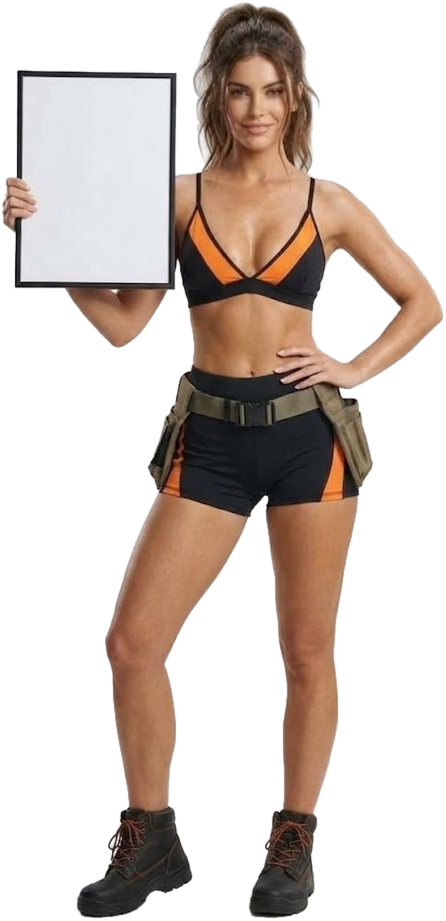
#> input picture assets/front.png, 892 x 1842 px (shown at 1/2 size)
$ python -i build_date.py   (imports and definitions only)
#> lines starting #> are read from the running program, lines starting #| are printed output that depends on the picture; after the words box and inside, x2 and y2 are one past the last pixel; in counts of white or black regions, pixels touching at a corner belong together
#> further down, picture is the input picture: PIL image 892x1842 RGBA; mean R, G, B, A 187.5, 175.7, 168.4, 106.9
"""Собирает сайт AR-фото: вписывает сегодняшнюю дату в табличку и собирает standee.glb в повышенном качестве (2K).

Запуск:  python build_date.py                 -> папка _site с index.html и standee.glb
         DATE=2026-12-31 python build_date.py  -> собрать на конкретную дату (для проверки)
"""
import datetime as dt
import hashlib
import io
import json
import os
import shutil
import struct
from zoneinfo import ZoneInfo
import numpy as np
from PIL import Image, ImageDraw, ImageFilter, ImageFont
from scipy import ndimage

TZ = ZoneInfo('Asia/Yekaterinburg')      # дата меняется в полночь по Екатеринбургу
GAP = 0.0015                             # минимальный зазор (1.5 мм) между передом и спиной, чтобы задник не выглядывал сбоку
ROOT = os.path.dirname(os.path.abspath(__file__))
A = os.path.join(ROOT, 'assets')         # здесь же лежат шрифты
OUT = os.path.join(ROOT, '_site')

RESAMPLE_BICUBIC = getattr(Image, 'Resampling', Image).BICUBIC
RESAMPLE_LANCZOS = getattr(Image, 'Resampling', Image).LANCZOS
TRANSFORM_PERSPECTIVE = getattr(Image, 'Transform', Image).PERSPECTIVE

# Коэффициент повышения разрешения текстур модели (1.5x -> ~2560..2880px по высоте для максимальной чёткости лица и таблички)
UPSCALE = 1.5
MAX_FIG_HEIGHT = 2400

# Девушки календаря. Новая девушка = папка в assets (front.png, back.png, sign.json) + строка здесь.
#   assets — папка с картинками, out — папка на сайте ('' = главная страница),
#   height — высота силуэта от верхней точки (макушка или поднятая рука/мольберт) до подошвы, м
#   live — True, если в папке есть «живое» видео (live.mp4 + live.json)
FIGURES = [
    {'assets': 'assets',            'out': '',           'height': 1.70},
    {'assets': 'assets/balerina',   'out': 'balerina',   'height': 1.98, 'live': True},   # рука поднята, на пуантах; живое видео
    {'assets': 'assets/skripachka', 'out': 'skripachka', 'height': 1.74, 'live': True},   # скрипачка с табличкой; живое видео 2K
    {'assets': 'assets/xydochnica', 'out': 'xydochnica', 'height': 1.76, 'live': True},   # художница у мольберта; живое видео 2K
]

MONTHS = ['января', 'февраля', 'марта', 'апреля', 'мая', 'июня', 'июля',
          'августа', 'сентября', 'октября', 'ноября', 'декабря']
WEEKDAYS = ['понедельник', 'вторник', 'среда', 'четверг', 'пятница', 'суббота', 'воскресенье']
ORANGE = (242, 107, 20); INK = (24, 24, 26); GREY = (120, 120, 124)


# [4 lines left out: function today, not called in this run]


def font(bold, size):
    return ImageFont.truetype(os.path.join(A, 'font-bold.ttf' if bold else 'font.ttf'), size)


# [55 lines left out: functions fit, sign_card, perspective_coeffs, not called in this run]


def enhance_and_decontaminate(im, scale=UPSCALE):
    """Повышает детализацию текстуры (Lanczos + UnsharpMask) и очищает полупрозрачные края от белого ореола."""
#> called with scale = 1.5
    if scale and abs(scale - 1.0) > 1e-3:
        nw, nh = round(im.width * scale), round(im.height * scale)
#> nw = 1338; nh = 2763
        rgb_im = im.convert('RGB').resize((nw, nh), RESAMPLE_LANCZOS)
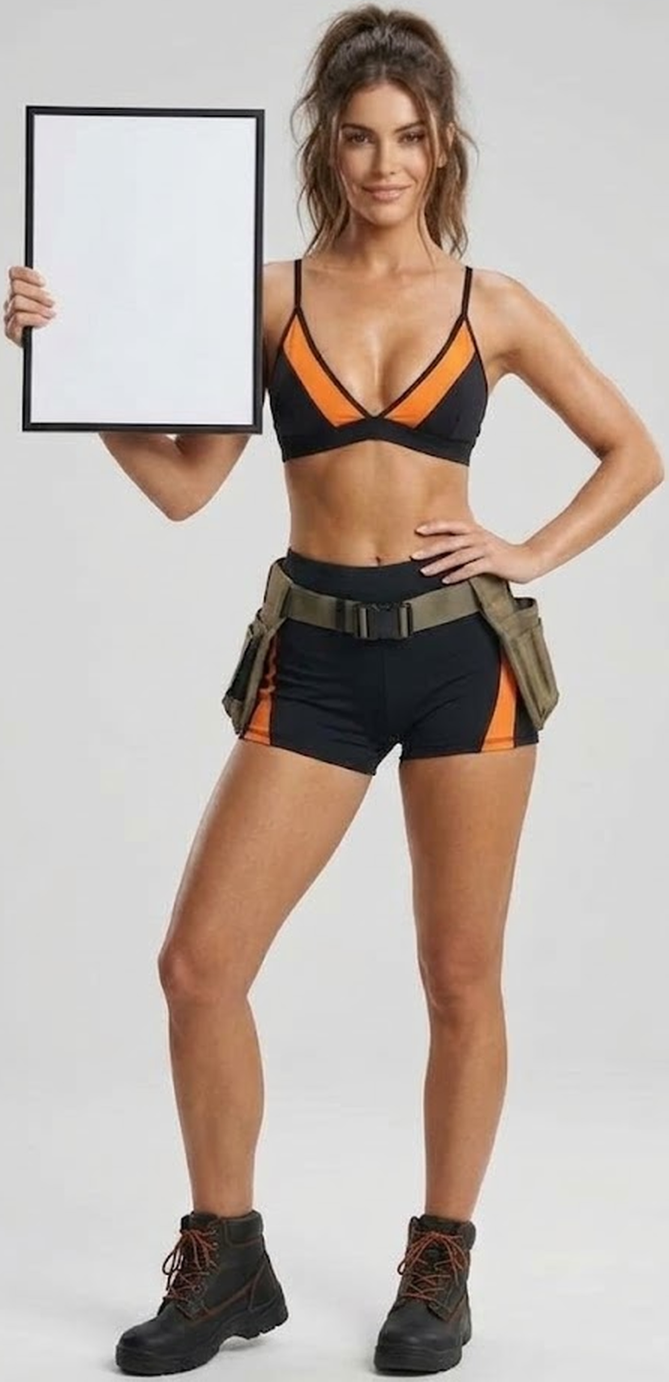
#> rgb_im: PIL image 1338x2763 RGB (shown at 1/2 size); mean R, G, B 187.5, 175.7, 168.4
        rgb_im = rgb_im.filter(ImageFilter.UnsharpMask(radius=1.2, percent=60, threshold=3))
        alpha_im = im.split()[3].resize((nw, nh), RESAMPLE_LANCZOS)
    else:
        rgb_im = im.convert('RGB').filter(ImageFilter.UnsharpMask(radius=1.0, percent=45, threshold=3))
        alpha_im = im.split()[3]

    c = np.array(rgb_im, dtype=np.uint8)
    a = np.array(alpha_im, dtype=np.uint8)
    # Заполняем внешние и полупрозрачные краевые пиксели цветом ближайшего плотного пикселя внутри фигуры (убирает светлую кайму)
    core = a > 210
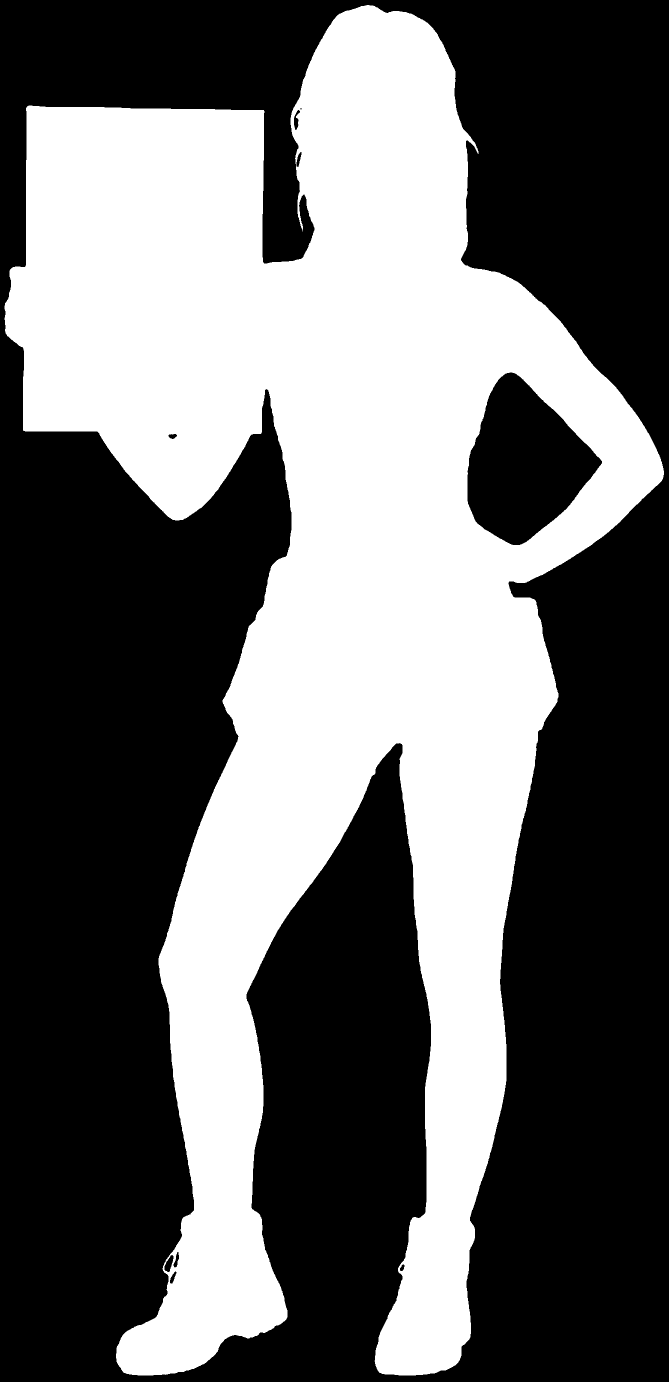
#> core: shape (2763, 1338) bool (shown at 1/2 size); 41.3% white; 1 white region, box (x1, y1, x2, y2) and area: (9, 10, 1328, 2751) 1527682
    if np.any(core) and not np.all(core):
        _, (iy, ix) = ndimage.distance_transform_edt(~core, return_indices=True)
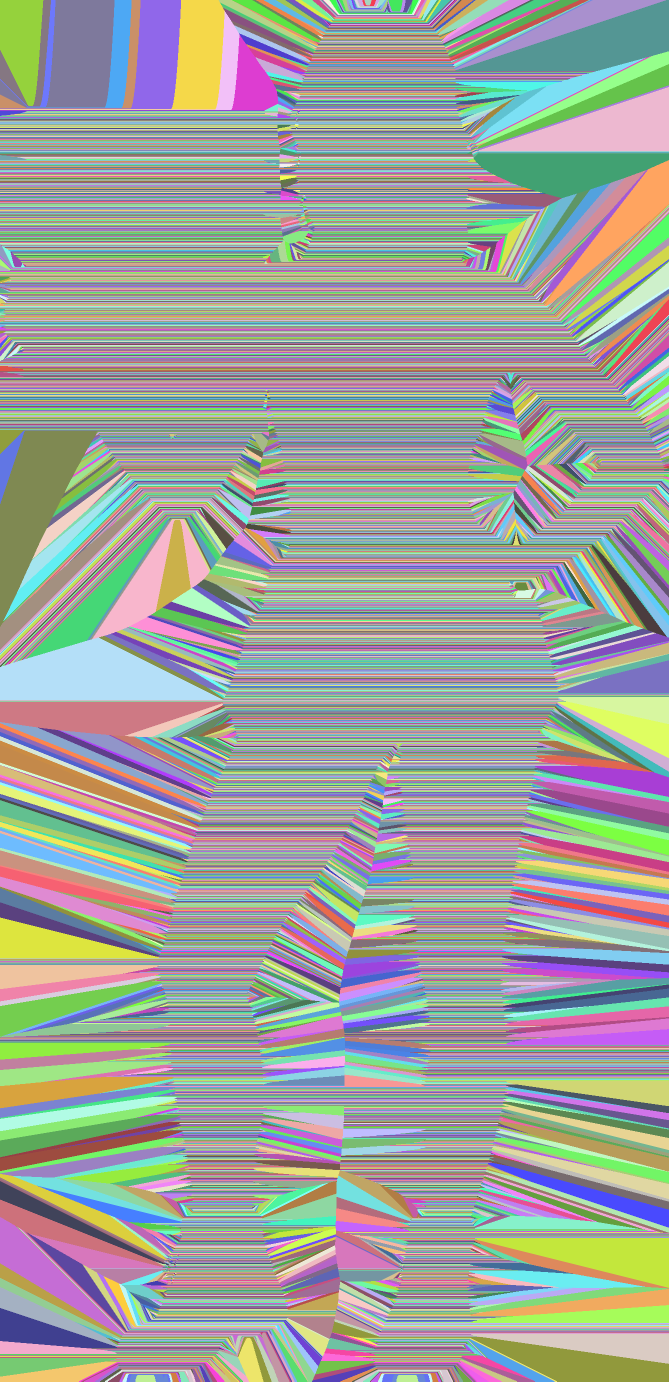
#> iy: shape (2763, 1338) int32 (shown at 1/2 size); 2741 distinct labels, from 10 to 2750; one colour per label, 0 black
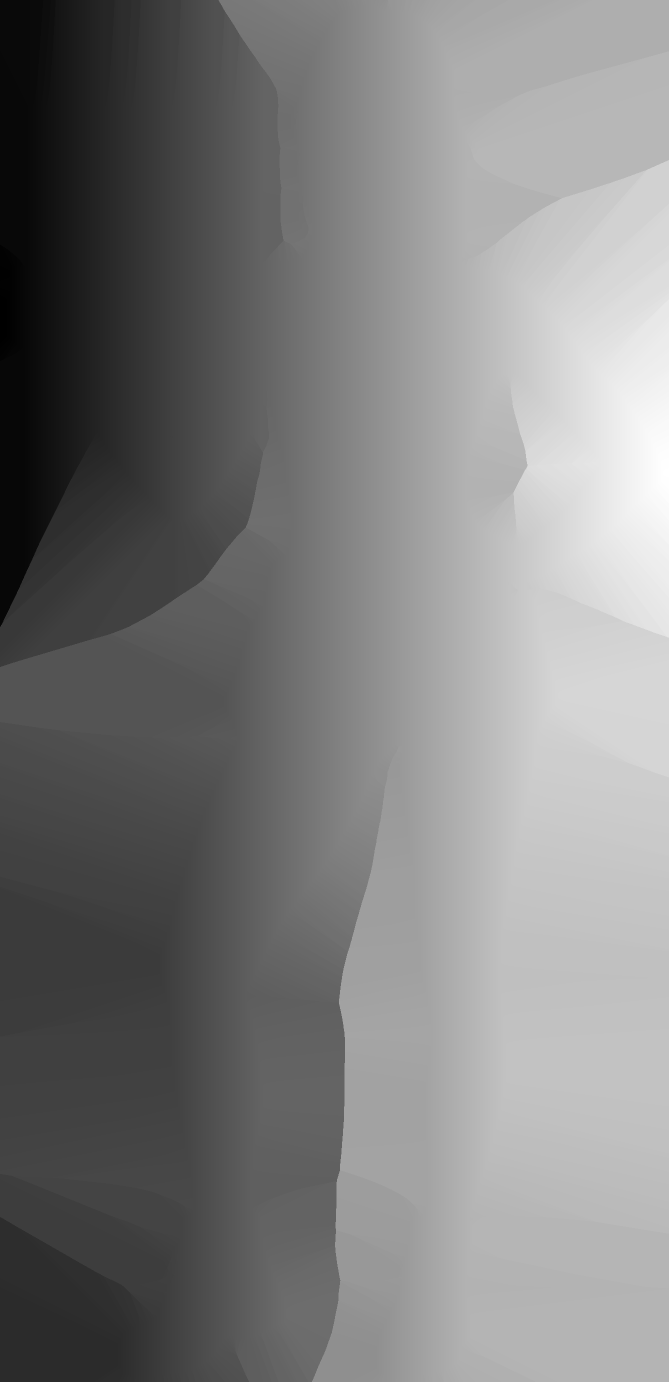
#> ix: shape (2763, 1338) int32 (shown at 1/2 size); min 9, max 1327, mean 664; drawn with min black and max white
        edge_zone = ~core
        c[edge_zone] = c[iy[edge_zone], ix[edge_zone]]
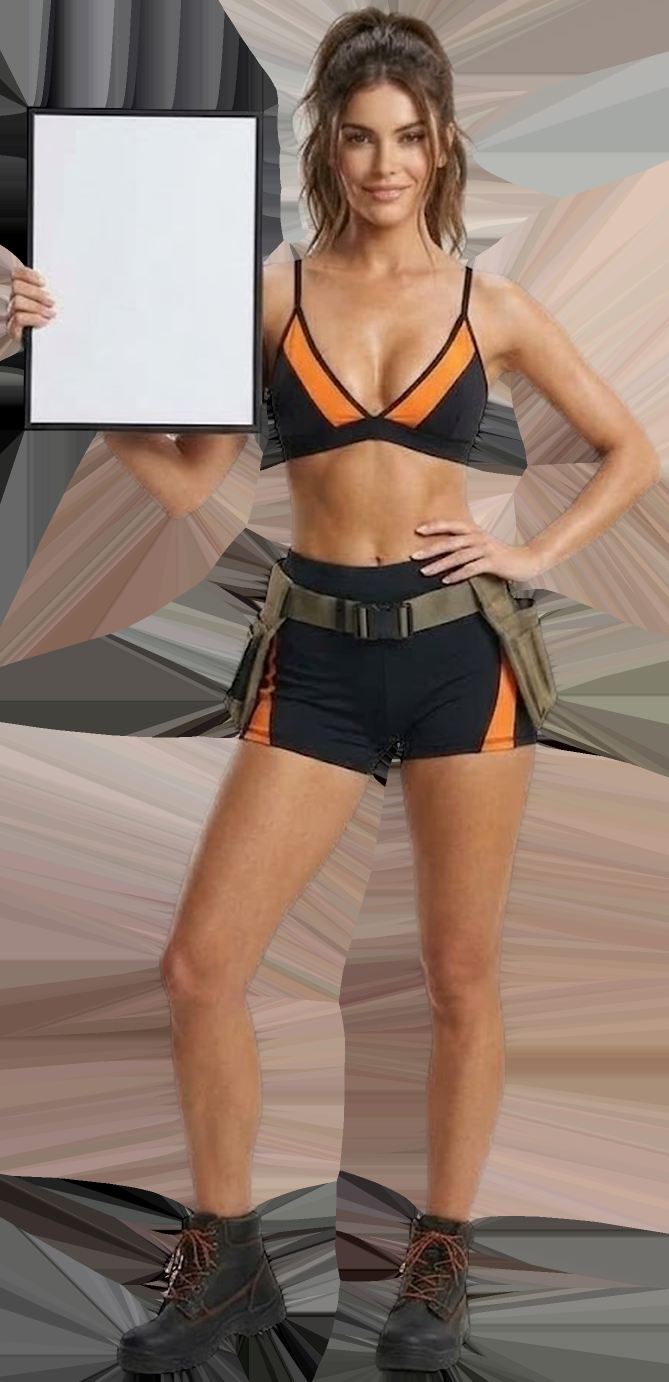
#> c: shape (2763, 1338, 3) (shown at 1/2 size); mean R, G, B 143.2, 122.4, 110.4
    return Image.fromarray(np.dstack([c, a]), 'RGBA')


# [236 lines left out: functions front_with_date, silhouette_info, export_standee_glb, not called in this run]


def file_md5_tag(path):
    with open(path, 'rb') as fh:
        return hashlib.md5(fh.read()).hexdigest()[:10]


# [245 lines left out: functions build_figure, build_live_usdz, main, not called in this run]


# [2 lines not run here, left out]

>>> from PIL import Image
>>> picture = Image.open('assets/front.png')
>>> result = enhance_and_decontaminate(picture)

$ run again, on assets/balerina/back.png
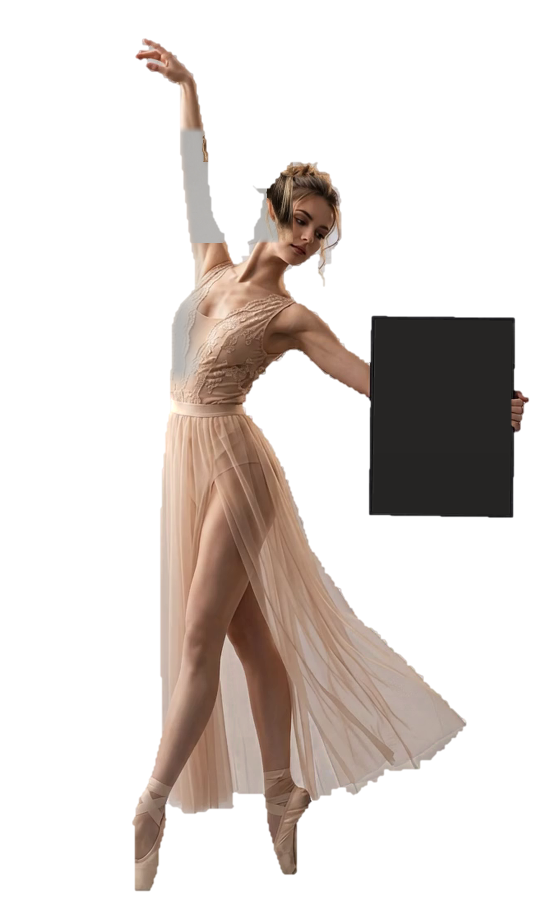
#> input picture assets/balerina/back.png, 1092 x 1810 px (shown at 1/2 size)
#> picture is the input picture: PIL image 1092x1810 RGBA; mean R, G, B, A 163.5, 142.6, 130.4, 72.4
#> in enhance_and_decontaminate, `core = a > 210`:
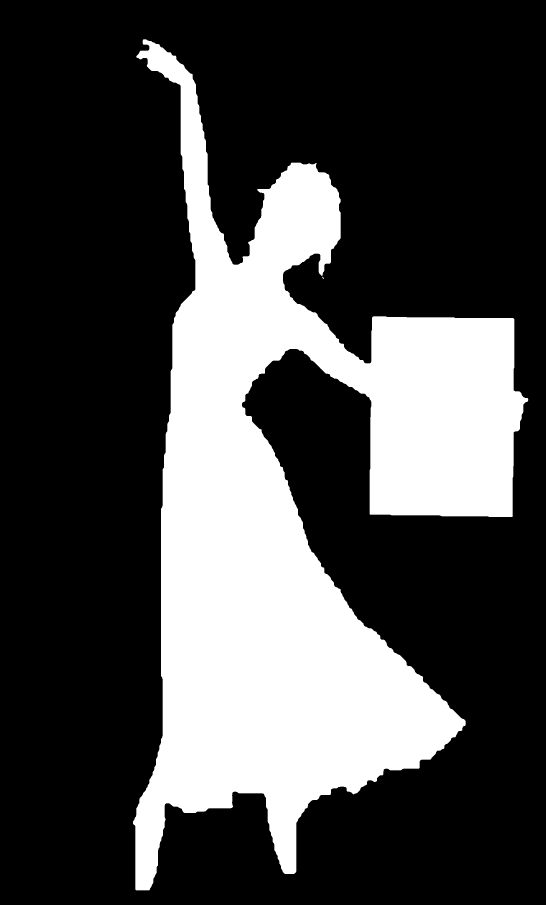
#> core: shape (2715, 1638) bool (shown at 1/3 size); 28% white; 2 white regions (1 under 20 px), largest, box (x1, y1, x2, y2) and area: (399, 118, 1585, 2671) 1247034
#> iy: shape (2715, 1638) int32; 2553 distinct labels, from 118 to 2670
#> in enhance_and_decontaminate, `c[edge_zone] = c[iy[edge_zone], ix[edge_zone]]`:
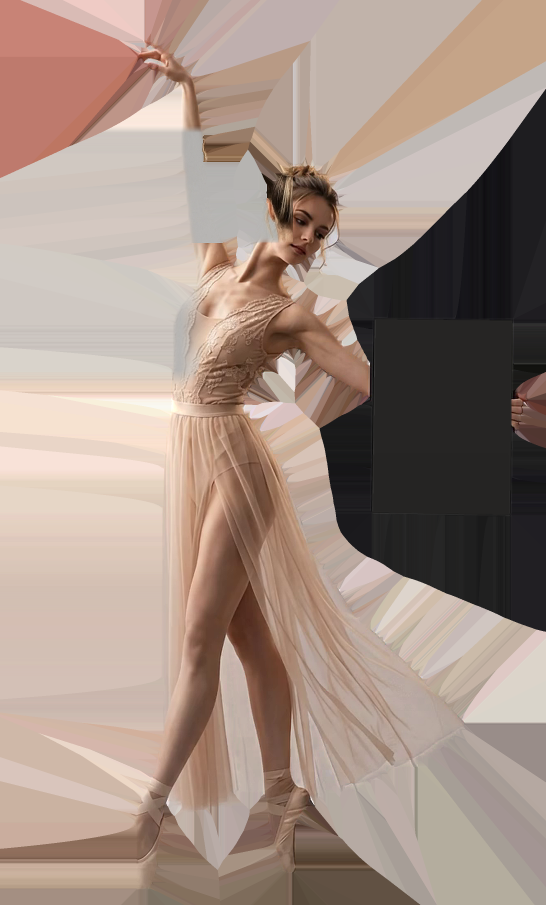
#> c: shape (2715, 1638, 3) (shown at 1/3 size); mean R, G, B 163.4, 144, 133.2
